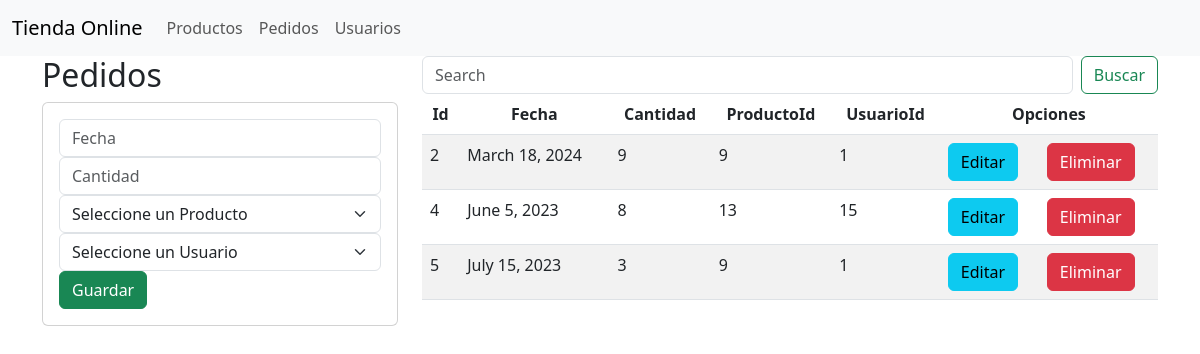
Page /pedidos/ on the earlier database version.
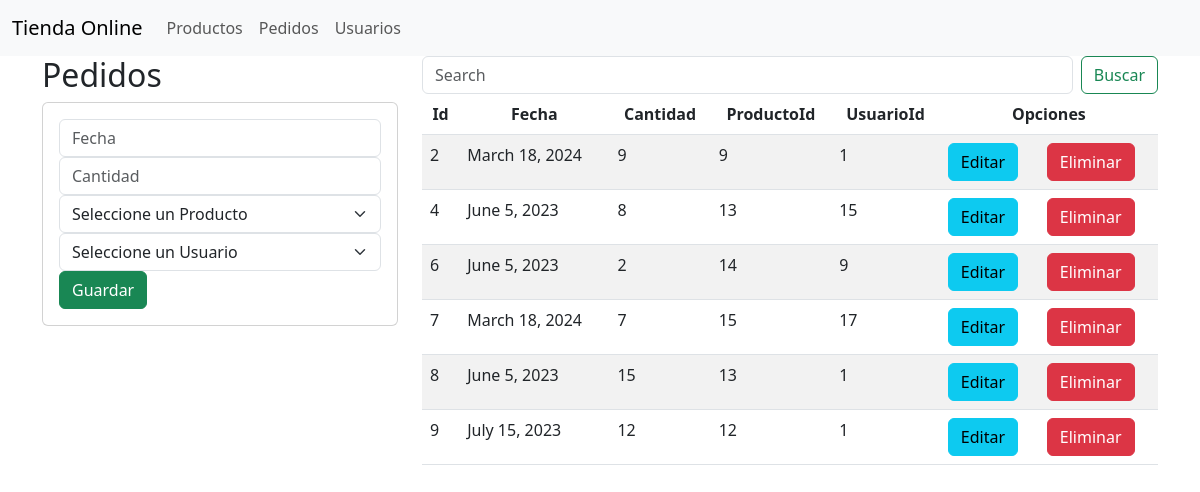
Same page on the later database version.
### TiendaOnlineRJ/models.py (models this page shows)
class Pedido(models.Model):
    fecha = models.DateField()
    cantidad = models.PositiveIntegerField()
    producto = models.ForeignKey(Producto, null=True, blank=True, on_delete=models.CASCADE)
    usuario = models.ForeignKey(Usuario, null=True, blank=True, on_delete=models.CASCADE)
    objects = models.Manager()
    class Meta:
        db_table = 'pedido'

### TiendaOnlineRJ/views.py (the view)
# urls.py: path('pedidos/', views.indexPedidos),
def indexPedidos(request):
    listaPedidos = list(Pedido.objects.values())
    listaProductos = list(Producto.objects.values())
    listaUsuarios = list(Usuario.objects.values())
    return render(request, 'pedidos.html',
                  {"pedidos": listaPedidos, "productos": listaProductos, "usuarios": listaUsuarios})

### TiendaOnlineRJ/templates/pedidos.html (shortened to what this page needs)
{% extends "./base.html" %}
{% block body %}
<div class="row">
    <div class="col-sm-12 col-md-6 col-lg-4 col-xl-4">
        <h2>Pedidos</h2>
        <div class="card">
            <div class="card-body">
                <form action="registrarPedido/" method="POST"> {% csrf_token %}
                    <div class="form-group">
                        <input type="text" id="txtFecha" name="txtFecha" class="form-control" placeholder="Fecha"
                               required>
                    </div>
                    <div class="form-group">
                        <input type="text" id="txtCantidad" name="txtCantidad" class="form-control"
                               placeholder="Cantidad" required>
                    </div>
                    <div class="form-group">
                        <select class="form-select" aria-label="Seleccione un Producto" id="selectProductoId"
                                name="selectProductoId">
                            <option selected>Seleccione un Producto</option>
                        </select>
                    </div>
                    <div class="form-group">
                        <select class="form-select" aria-label="Seleccione un Usuario" id="selectUsuarioId"
                                name="selectUsuarioId">
                            <option selected>Seleccione un Usuario</option>
                        </select>
                    </div>
                    <div class="form-group">
                        <button type="submit" class="btn btn-success btn-block text-white">Guardar</button>
                    </div>
                </form>
            </div>
        </div>
    </div>
    <div class="col-sm-12 col-md-6 col-lg-8 col-xl-8">
        <div>
            <form class="d-flex" action="buscarPedido/" method="GET">{% csrf_token %}
                <input class="form-control me-2" type="search" placeholder="Search" id="txtBuscarUsuario" name="txtBuscarUsuario" aria-label="Search">
                <button class="btn btn-outline-success" type="submit">Buscar</button>
            </form>
        </div>
        <div class="table-responsive">
            <table class="table table-striped">
                <thead>
                <tr>
                    <th class="centered">Id</th>
                    <th class="centered">Fecha</th>
                    <th class="centered">Cantidad</th>
                    <th class="centered">ProductoId</th>
                    <th class="centered">UsuarioId</th>
                    <th colspan="2" class="centered">Opciones</th>
                </tr>
                </thead>
                <tbody>
                {% for u in pedidos %}
                <tr>
                    <td>{{u.id}}</td>
                    <td>{{u.fecha}}</td>
                    <td>{{u.cantidad}}</td>
                    <td>{{u.producto_id}}</td>
                    <td>{{u.usuario_id}}</td>
                    <td><a href="editarPedido/{{u.id}}" class="btn btn-info">Editar</a></td>
                    <td><a href="eliminarPedido/{{u.id}}" class="btn btn-danger">Eliminar</a></td>
                </tr>
                {% endfor %}
                </tbody>
            </table>
        </div>
    </div>
</div>
{% endblock %}

### TiendaOnlineRJ/templates/base.html (shortened to what this page needs)
{% load static %}
<!DOCTYPE html>
<html lang="en">
<head>
    <link href="https://cdn.jsdelivr.net/npm/bootstrap@5.3.0/dist/css/bootstrap.min.css" rel="stylesheet"
>
    <link rel="stylesheet" href="https://cdnjs.cloudflare.com/ajax/libs/font-awesome/6.4.0/css/all.min.css"/>
    <link rel="stylesheet" href="{% static 'css/index.css' %}">
</head>
<body>
<nav class="navbar navbar-expand-lg bg-body-tertiary">
    <div class="container-fluid">
        <a class="navbar-brand" href="#">Tienda Online</a>
        <div class="collapse navbar-collapse" id="navbarNav">
            <ul class="navbar-nav">
                <li class="nav-item">
                    <a class="nav-link" href="/productos/">Productos</a>
                </li>
                <li class="nav-item">
                    <a class="nav-link" href="/pedidos/">Pedidos</a>
                </li>
                <li class="nav-item">
                    <a class="nav-link" href="/usuarios/">Usuarios</a>
                </li>
            </ul>
        </div>
    </div>
</nav>
<div class="container">
    {% block body %}
    {% endblock %}
</div>
</body>
</html>

### TiendaOnlineRJ/static/css/index.css (style rules this page uses)
.centered { text-align: center !important; vertical-align: middle !important; }

Differences in the rows shown:
removed Pedido: id "5", fecha "July 15, 2023", cantidad "3", producto_id "9", usuario_id "1"
added Pedido: id "6", fecha "June 5, 2023", cantidad "2", producto_id "14", usuario_id "9"
added Pedido: id "7", fecha "March 18, 2024", cantidad "7", producto_id "15", usuario_id "17"
added Pedido: id "8", fecha "June 5, 2023", cantidad "15", producto_id "13", usuario_id "1"
added Pedido: id "9", fecha "July 15, 2023", cantidad "12", producto_id "12", usuario_id "1"
